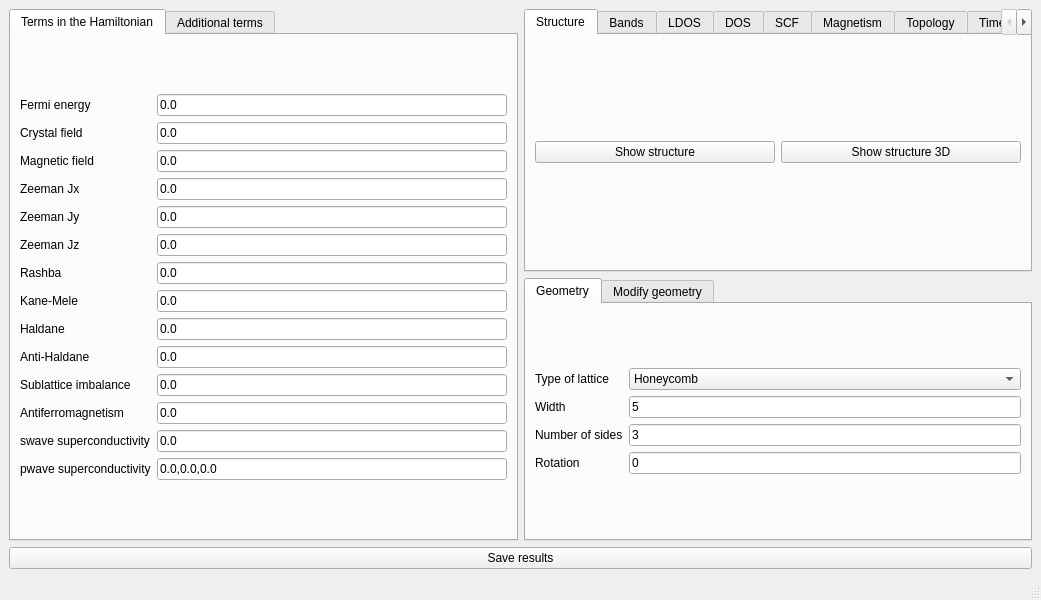
<?xml version="1.0" encoding="UTF-8"?>
<ui version="4.0">
 <class>MainWindow</class>
 <widget class="QMainWindow" name="MainWindow">
  <property name="geometry">
   <rect>
    <x>0</x>
    <y>0</y>
    <width>1041</width>
    <height>600</height>
   </rect>
  </property>
  <property name="minimumSize">
   <size>
    <width>878</width>
    <height>600</height>
   </size>
  </property>
  <property name="windowTitle">
   <string>0D systems</string>
  </property>
  <widget class="QWidget" name="centralwidget">
   <layout class="QGridLayout" name="gridLayout_3">
    <item row="0" column="0" rowspan="2">
     <widget class="QTabWidget" name="tabWidget_2">
      <property name="currentIndex">
       <number>0</number>
      </property>
      <widget class="QWidget" name="tab_3">
       <attribute name="title">
        <string>Terms in the Hamiltonian</string>
       </attribute>
       <layout class="QGridLayout" name="gridLayout_8">
        <item row="0" column="0">
         <layout class="QGridLayout" name="gridLayout">
          <item row="5" column="1">
           <widget class="QLineEdit" name="Bz">
            <property name="text">
             <string>0.0</string>
            </property>
           </widget>
          </item>
          <item row="3" column="1">
           <widget class="QLineEdit" name="Bx">
            <property name="text">
             <string>0.0</string>
            </property>
           </widget>
          </item>
          <item row="5" column="0">
           <widget class="QLabel" name="label_5">
            <property name="text">
             <string>Zeeman Jz</string>
            </property>
           </widget>
          </item>
          <item row="10" column="1">
           <widget class="QLineEdit" name="mAB">
            <property name="text">
             <string>0.0</string>
            </property>
           </widget>
          </item>
          <item row="4" column="1">
           <widget class="QLineEdit" name="By">
            <property name="text">
             <string>0.0</string>
            </property>
           </widget>
          </item>
          <item row="0" column="0">
           <widget class="QLabel" name="label">
            <property name="text">
             <string>Fermi energy</string>
            </property>
           </widget>
          </item>
          <item row="2" column="1">
           <widget class="QLineEdit" name="peierls">
            <property name="enabled">
             <bool>true</bool>
            </property>
            <property name="text">
             <string>0.0</string>
            </property>
           </widget>
          </item>
          <item row="7" column="1">
           <widget class="QLineEdit" name="kanemele">
            <property name="text">
             <string>0.0</string>
            </property>
           </widget>
          </item>
          <item row="8" column="0">
           <widget class="QLabel" name="label_24">
            <property name="text">
             <string>Haldane</string>
            </property>
           </widget>
          </item>
          <item row="9" column="1">
           <widget class="QLineEdit" name="antihaldane">
            <property name="text">
             <string>0.0</string>
            </property>
           </widget>
          </item>
          <item row="12" column="0">
           <widget class="QLabel" name="label_26">
            <property name="text">
             <string>swave superconductivity</string>
            </property>
           </widget>
          </item>
          <item row="0" column="1">
           <widget class="QLineEdit" name="fermi">
            <property name="enabled">
             <bool>true</bool>
            </property>
            <property name="text">
             <string>0.0</string>
            </property>
           </widget>
          </item>
          <item row="6" column="1">
           <widget class="QLineEdit" name="rashba">
            <property name="text">
             <string>0.0</string>
            </property>
           </widget>
          </item>
          <item row="8" column="1">
           <widget class="QLineEdit" name="haldane">
            <property name="text">
             <string>0.0</string>
            </property>
           </widget>
          </item>
          <item row="11" column="1">
           <widget class="QLineEdit" name="mAF">
            <property name="text">
             <string>0.0</string>
            </property>
           </widget>
          </item>
          <item row="6" column="0">
           <widget class="QLabel" name="label_10">
            <property name="text">
             <string>Rashba</string>
            </property>
           </widget>
          </item>
          <item row="7" column="0">
           <widget class="QLabel" name="label_11">
            <property name="text">
             <string>Kane-Mele</string>
            </property>
           </widget>
          </item>
          <item row="3" column="0">
           <widget class="QLabel" name="label_3">
            <property name="text">
             <string>Zeeman Jx</string>
            </property>
           </widget>
          </item>
          <item row="4" column="0">
           <widget class="QLabel" name="label_4">
            <property name="text">
             <string>Zeeman Jy</string>
            </property>
           </widget>
          </item>
          <item row="10" column="0">
           <widget class="QLabel" name="label_12">
            <property name="text">
             <string>Sublattice imbalance</string>
            </property>
           </widget>
          </item>
          <item row="2" column="0">
           <widget class="QLabel" name="label_14">
            <property name="text">
             <string>Magnetic field</string>
            </property>
           </widget>
          </item>
          <item row="12" column="1">
           <widget class="QLineEdit" name="swave">
            <property name="text">
             <string>0.0</string>
            </property>
           </widget>
          </item>
          <item row="11" column="0">
           <widget class="QLabel" name="label_13">
            <property name="text">
             <string>Antiferromagnetism</string>
            </property>
           </widget>
          </item>
          <item row="9" column="0">
           <widget class="QLabel" name="label_25">
            <property name="text">
             <string>Anti-Haldane</string>
            </property>
           </widget>
          </item>
          <item row="1" column="1">
           <widget class="QLineEdit" name="crystalfield">
            <property name="text">
             <string>0.0</string>
            </property>
           </widget>
          </item>
          <item row="1" column="0">
           <widget class="QLabel" name="label_17">
            <property name="text">
             <string>Crystal field</string>
            </property>
           </widget>
          </item>
          <item row="13" column="1">
           <widget class="QLineEdit" name="pwave">
            <property name="text">
             <string>0.0,0.0,0.0</string>
            </property>
           </widget>
          </item>
          <item row="13" column="0">
           <widget class="QLabel" name="label_37">
            <property name="text">
             <string>pwave superconductivity</string>
            </property>
           </widget>
          </item>
         </layout>
        </item>
       </layout>
      </widget>
      <widget class="QWidget" name="tab_14">
       <attribute name="title">
        <string>Additional terms</string>
       </attribute>
       <layout class="QGridLayout" name="gridLayout_25">
        <item row="0" column="0">
         <layout class="QGridLayout" name="gridLayout_24">
          <item row="1" column="0">
           <widget class="QLabel" name="label_36">
            <property name="text">
             <string>Third neighbor hopping</string>
            </property>
           </widget>
          </item>
          <item row="0" column="0">
           <widget class="QLabel" name="label_35">
            <property name="text">
             <string>Second neighbor hopping</string>
            </property>
           </widget>
          </item>
          <item row="0" column="1">
           <widget class="QLineEdit" name="t2">
            <property name="text">
             <string>0.0</string>
            </property>
           </widget>
          </item>
          <item row="1" column="1">
           <widget class="QLineEdit" name="t3">
            <property name="text">
             <string>0.0</string>
            </property>
           </widget>
          </item>
         </layout>
        </item>
       </layout>
      </widget>
     </widget>
    </item>
    <item row="1" column="1">
     <widget class="QTabWidget" name="tabWidget">
      <property name="currentIndex">
       <number>0</number>
      </property>
      <property name="documentMode">
       <bool>false</bool>
      </property>
      <property name="tabsClosable">
       <bool>false</bool>
      </property>
      <property name="movable">
       <bool>false</bool>
      </property>
      <widget class="QWidget" name="tab_2">
       <attribute name="title">
        <string>Geometry</string>
       </attribute>
       <layout class="QGridLayout" name="gridLayout_16">
        <item row="0" column="0">
         <layout class="QGridLayout" name="gridLayout_4">
          <item row="3" column="0">
           <widget class="QLabel" name="label_7">
            <property name="text">
             <string>Rotation</string>
            </property>
           </widget>
          </item>
          <item row="2" column="1">
           <widget class="QLineEdit" name="nsides">
            <property name="text">
             <string>3</string>
            </property>
           </widget>
          </item>
          <item row="2" column="0">
           <widget class="QLabel" name="label_6">
            <property name="text">
             <string>Number of sides</string>
            </property>
           </widget>
          </item>
          <item row="0" column="0">
           <widget class="QLabel" name="label_8">
            <property name="text">
             <string>Type of lattice</string>
            </property>
           </widget>
          </item>
          <item row="0" column="1">
           <widget class="QComboBox" name="lattice">
            <item>
             <property name="text">
              <string>Honeycomb</string>
             </property>
            </item>
            <item>
             <property name="text">
              <string>Square</string>
             </property>
            </item>
            <item>
             <property name="text">
              <string>Triangular</string>
             </property>
            </item>
            <item>
             <property name="text">
              <string>Kagome</string>
             </property>
            </item>
            <item>
             <property name="text">
              <string>Lieb</string>
             </property>
            </item>
           </widget>
          </item>
          <item row="1" column="0">
           <widget class="QLabel" name="label_2">
            <property name="text">
             <string>Width</string>
            </property>
           </widget>
          </item>
          <item row="1" column="1">
           <widget class="QLineEdit" name="width">
            <property name="text">
             <string>5</string>
            </property>
           </widget>
          </item>
          <item row="3" column="1">
           <widget class="QLineEdit" name="rotation">
            <property name="text">
             <string>0</string>
            </property>
           </widget>
          </item>
         </layout>
        </item>
       </layout>
      </widget>
      <widget class="QWidget" name="tab_8">
       <attribute name="title">
        <string>Modify geometry</string>
       </attribute>
       <layout class="QHBoxLayout" name="horizontalLayout_2">
        <item>
         <layout class="QGridLayout" name="gridLayout_15">
          <item row="0" column="0">
           <widget class="QCheckBox" name="remove_single_bonded">
            <property name="toolTip">
             <string>Remove atoms that have a single bond in the structure</string>
            </property>
            <property name="text">
             <string>Remove single bonds</string>
            </property>
            <property name="checked">
             <bool>true</bool>
            </property>
           </widget>
          </item>
          <item row="1" column="0">
           <widget class="QCheckBox" name="remove_selected">
            <property name="text">
             <string>Remove selected atoms</string>
            </property>
           </widget>
          </item>
          <item row="2" column="0">
           <widget class="QPushButton" name="select_atoms_removal">
            <property name="text">
             <string>Select atoms to remove</string>
            </property>
           </widget>
          </item>
         </layout>
        </item>
       </layout>
      </widget>
     </widget>
    </item>
    <item row="0" column="1">
     <widget class="QTabWidget" name="tabWidget_3">
      <property name="currentIndex">
       <number>0</number>
      </property>
      <widget class="QWidget" name="tab_4">
       <attribute name="title">
        <string>Structure</string>
       </attribute>
       <layout class="QHBoxLayout" name="horizontalLayout">
        <item>
         <widget class="QPushButton" name="show_structure">
          <property name="text">
           <string>Show structure</string>
          </property>
         </widget>
        </item>
        <item>
         <widget class="QPushButton" name="show_structure_3d">
          <property name="text">
           <string>Show structure 3D</string>
          </property>
         </widget>
        </item>
       </layout>
      </widget>
      <widget class="QWidget" name="tab_5">
       <attribute name="title">
        <string>Bands</string>
       </attribute>
       <layout class="QGridLayout" name="gridLayout_9">
        <item row="0" column="0">
         <widget class="QPushButton" name="show_bands">
          <property name="text">
           <string>Band structure</string>
          </property>
         </widget>
        </item>
        <item row="1" column="0">
         <layout class="QGridLayout" name="gridLayout_2">
          <item row="0" column="0">
           <widget class="QLabel" name="label_15">
            <property name="text">
             <string>Operator</string>
            </property>
           </widget>
          </item>
          <item row="0" column="1">
           <widget class="QComboBox" name="bands_color">
            <property name="currentIndex">
             <number>0</number>
            </property>
            <item>
             <property name="text">
              <string>None</string>
             </property>
            </item>
            <item>
             <property name="text">
              <string>Sx</string>
             </property>
            </item>
            <item>
             <property name="text">
              <string>Sy</string>
             </property>
            </item>
            <item>
             <property name="text">
              <string>Sz</string>
             </property>
            </item>
            <item>
             <property name="text">
              <string>Valley</string>
             </property>
            </item>
            <item>
             <property name="text">
              <string>IPR</string>
             </property>
            </item>
            <item>
             <property name="text">
              <string>Bulk</string>
             </property>
            </item>
            <item>
             <property name="text">
              <string>Edge</string>
             </property>
            </item>
           </widget>
          </item>
         </layout>
        </item>
       </layout>
      </widget>
      <widget class="QWidget" name="tab_7">
       <attribute name="title">
        <string>LDOS</string>
       </attribute>
       <layout class="QGridLayout" name="gridLayout_11">
        <item row="0" column="0">
         <layout class="QGridLayout" name="gridLayout_6">
          <item row="1" column="1">
           <widget class="QLineEdit" name="multildos_delta">
            <property name="text">
             <string>0.03</string>
            </property>
           </widget>
          </item>
          <item row="1" column="0">
           <widget class="QLabel" name="label_20">
            <property name="text">
             <string>Smearing</string>
            </property>
           </widget>
          </item>
          <item row="0" column="0">
           <widget class="QLabel" name="label_19">
            <property name="text">
             <string>Energy window</string>
            </property>
           </widget>
          </item>
          <item row="0" column="1">
           <widget class="QLineEdit" name="multildos_ewindow">
            <property name="text">
             <string>1.5</string>
            </property>
           </widget>
          </item>
          <item row="4" column="0" colspan="2">
           <widget class="QPushButton" name="show_interactive_ldos">
            <property name="text">
             <string>Show LDOS</string>
            </property>
           </widget>
          </item>
          <item row="2" column="0">
           <widget class="QLabel" name="label_30">
            <property name="text">
             <string>Basis</string>
            </property>
           </widget>
          </item>
          <item row="2" column="1">
           <widget class="QComboBox" name="basis_ldos">
            <property name="toolTip">
             <string>Choose the basis of the LDOS, projection onto the tight binding basis, or directly in true real space assuming a certain atomic-like wavefunction</string>
            </property>
            <item>
             <property name="text">
              <string>Tight binding</string>
             </property>
            </item>
            <item>
             <property name="text">
              <string>Real space atomic orbitals</string>
             </property>
            </item>
           </widget>
          </item>
          <item row="3" column="0">
           <widget class="QLabel" name="label_31">
            <property name="text">
             <string>Local orbital radii</string>
            </property>
           </widget>
          </item>
          <item row="3" column="1">
           <widget class="QLineEdit" name="ratomic_ldos">
            <property name="toolTip">
             <string>Radii of the atomic-like wavefunctions put in every site. Only affects the result for ht eBasis &quot;Real space atomic orbitals&quot;</string>
            </property>
            <property name="text">
             <string>1.5</string>
            </property>
           </widget>
          </item>
         </layout>
        </item>
       </layout>
      </widget>
      <widget class="QWidget" name="tab_9">
       <attribute name="title">
        <string>DOS</string>
       </attribute>
       <layout class="QGridLayout" name="gridLayout_18">
        <item row="0" column="0">
         <layout class="QGridLayout" name="gridLayout_17">
          <item row="0" column="0">
           <widget class="QLabel" name="label_16">
            <property name="text">
             <string>Smearing</string>
            </property>
           </widget>
          </item>
          <item row="0" column="1">
           <widget class="QLineEdit" name="dos_delta">
            <property name="text">
             <string>0.01</string>
            </property>
           </widget>
          </item>
          <item row="1" column="1">
           <widget class="QLineEdit" name="dos_ewindow">
            <property name="text">
             <string>4.0</string>
            </property>
           </widget>
          </item>
          <item row="1" column="0">
           <widget class="QLabel" name="label_41">
            <property name="text">
             <string>Energy window</string>
            </property>
           </widget>
          </item>
         </layout>
        </item>
        <item row="1" column="0">
         <widget class="QPushButton" name="show_dos">
          <property name="text">
           <string>Density of states</string>
          </property>
         </widget>
        </item>
       </layout>
      </widget>
      <widget class="QWidget" name="tab">
       <attribute name="title">
        <string>SCF</string>
       </attribute>
       <layout class="QGridLayout" name="gridLayout_5">
        <item row="0" column="0">
         <widget class="QTabWidget" name="tabWidget_4">
          <property name="currentIndex">
           <number>0</number>
          </property>
          <widget class="QWidget" name="tab_12">
           <attribute name="title">
            <string>Basic</string>
           </attribute>
           <layout class="QGridLayout" name="gridLayout_14">
            <item row="0" column="0" colspan="2">
             <layout class="QGridLayout" name="gridLayout_10">
              <item row="0" column="1">
               <widget class="QComboBox" name="scf_initialization">
                <item>
                 <property name="text">
                  <string>antiferro</string>
                 </property>
                </item>
                <item>
                 <property name="text">
                  <string>ferroX</string>
                 </property>
                </item>
                <item>
                 <property name="text">
                  <string>ferroY</string>
                 </property>
                </item>
                <item>
                 <property name="text">
                  <string>ferroZ</string>
                 </property>
                </item>
                <item>
                 <property name="text">
                  <string>random</string>
                 </property>
                </item>
               </widget>
              </item>
              <item row="0" column="0">
               <widget class="QLabel" name="label_22">
                <property name="text">
                 <string>Initialization</string>
                </property>
               </widget>
              </item>
              <item row="1" column="0" colspan="2">
               <layout class="QHBoxLayout" name="horizontalLayout_3">
                <item>
                 <widget class="QLabel" name="label_21">
                  <property name="text">
                   <string>U</string>
                  </property>
                 </widget>
                </item>
                <item>
                 <widget class="QLineEdit" name="U">
                  <property name="toolTip">
                   <string>Local Hubbard interaction</string>
                  </property>
                  <property name="text">
                   <string>2.0</string>
                  </property>
                 </widget>
                </item>
                <item>
                 <widget class="QLabel" name="label_23">
                  <property name="text">
                   <string>V1</string>
                  </property>
                 </widget>
                </item>
                <item>
                 <widget class="QLineEdit" name="V1">
                  <property name="toolTip">
                   <string>First neighbor interaction</string>
                  </property>
                  <property name="text">
                   <string>0.0</string>
                  </property>
                 </widget>
                </item>
                <item>
                 <widget class="QLabel" name="label_40">
                  <property name="text">
                   <string>V2</string>
                  </property>
                 </widget>
                </item>
                <item>
                 <widget class="QLineEdit" name="V2">
                  <property name="toolTip">
                   <string>Second neighbor interaction</string>
                  </property>
                  <property name="text">
                   <string>0.0</string>
                  </property>
                 </widget>
                </item>
               </layout>
              </item>
              <item row="2" column="0" colspan="2">
               <layout class="QGridLayout" name="gridLayout_7">
                <item row="0" column="2">
                 <widget class="QLabel" name="label_29">
                  <property name="text">
                   <string>Extra electron</string>
                  </property>
                 </widget>
                </item>
                <item row="0" column="1">
                 <widget class="QLineEdit" name="filling_scf">
                  <property name="text">
                   <string>0.5</string>
                  </property>
                 </widget>
                </item>
                <item row="0" column="0">
                 <widget class="QLabel" name="label_28">
                  <property name="text">
                   <string>FIlling</string>
                  </property>
                 </widget>
                </item>
                <item row="0" column="3">
                 <widget class="QLineEdit" name="extra_electron">
                  <property name="text">
                   <string>0.0</string>
                  </property>
                 </widget>
                </item>
               </layout>
              </item>
             </layout>
            </item>
            <item row="1" column="0">
             <widget class="QCheckBox" name="do_scf">
              <property name="text">
               <string>Include mean field</string>
              </property>
             </widget>
            </item>
            <item row="1" column="1">
             <widget class="QPushButton" name="solve_scf">
              <property name="text">
               <string>Solve SCF</string>
              </property>
             </widget>
            </item>
           </layout>
          </widget>
          <widget class="QWidget" name="tab_11">
           <attribute name="title">
            <string>Convergence</string>
           </attribute>
           <layout class="QGridLayout" name="gridLayout_21">
            <item row="0" column="0">
             <layout class="QGridLayout" name="gridLayout_12">
              <item row="0" column="0">
               <widget class="QLabel" name="label_32">
                <property name="text">
                 <string>Mixing</string>
                </property>
               </widget>
              </item>
              <item row="1" column="0">
               <widget class="QLabel" name="label_27">
                <property name="text">
                 <string># of kpoints</string>
                </property>
               </widget>
              </item>
              <item row="1" column="1">
               <widget class="QLineEdit" name="nk_scf">
                <property name="text">
                 <string>10</string>
                </property>
               </widget>
              </item>
              <item row="0" column="1">
               <widget class="QLineEdit" name="mix_scf">
                <property name="text">
                 <string>0.1</string>
                </property>
               </widget>
              </item>
              <item row="2" column="0">
               <widget class="QLabel" name="label_33">
                <property name="text">
                 <string>Smearing</string>
                </property>
               </widget>
              </item>
              <item row="2" column="1">
               <widget class="QLineEdit" name="smearing_scf">
                <property name="text">
                 <string>0.01</string>
                </property>
               </widget>
              </item>
             </layout>
            </item>
           </layout>
          </widget>
         </widget>
        </item>
       </layout>
      </widget>
      <widget class="QWidget" name="tab_6">
       <attribute name="title">
        <string>Magnetism</string>
       </attribute>
       <layout class="QGridLayout" name="gridLayout_13">
        <item row="0" column="0">
         <widget class="QPushButton" name="show_magnetism">
          <property name="text">
           <string>Show magnetism</string>
          </property>
         </widget>
        </item>
       </layout>
      </widget>
      <widget class="QWidget" name="tab_13">
       <attribute name="title">
        <string>Topology</string>
       </attribute>
       <layout class="QGridLayout" name="gridLayout_23">
        <item row="0" column="0">
         <layout class="QGridLayout" name="gridLayout_22">
          <item row="0" column="1">
           <widget class="QComboBox" name="operator_chern">
            <item>
             <property name="text">
              <string>None</string>
             </property>
            </item>
            <item>
             <property name="text">
              <string>Valley</string>
             </property>
            </item>
            <item>
             <property name="text">
              <string>Sz</string>
             </property>
            </item>
           </widget>
          </item>
          <item row="0" column="0">
           <widget class="QLabel" name="label_34">
            <property name="text">
             <string>Operator</string>
            </property>
           </widget>
          </item>
          <item row="1" column="0" colspan="2">
           <widget class="QPushButton" name="show_local_chern">
            <property name="text">
             <string>Show local Chern number</string>
            </property>
           </widget>
          </item>
         </layout>
        </item>
       </layout>
      </widget>
      <widget class="QWidget" name="tab_10">
       <attribute name="title">
        <string>Time evolution</string>
       </attribute>
       <layout class="QGridLayout" name="gridLayout_20">
        <item row="0" column="0" colspan="2">
         <layout class="QGridLayout" name="gridLayout_19">
          <item row="0" column="1">
           <widget class="QLineEdit" name="tmax_time_evolution">
            <property name="text">
             <string>50</string>
            </property>
           </widget>
          </item>
          <item row="0" column="0">
           <widget class="QLabel" name="label_9">
            <property name="text">
             <string>Maximum time</string>
            </property>
           </widget>
          </item>
          <item row="1" column="1">
           <widget class="QComboBox" name="channel_time_evolution">
            <item>
             <property name="text">
              <string>Up</string>
             </property>
            </item>
            <item>
             <property name="text">
              <string>Down</string>
             </property>
            </item>
           </widget>
          </item>
          <item row="1" column="0">
           <widget class="QLabel" name="label_18">
            <property name="text">
             <string>Channel</string>
            </property>
           </widget>
          </item>
         </layout>
        </item>
        <item row="1" column="0">
         <widget class="QPushButton" name="select_atom_time_evolution">
          <property name="text">
           <string>Select atom</string>
          </property>
         </widget>
        </item>
        <item row="1" column="1">
         <widget class="QPushButton" name="show_time_evolution">
          <property name="text">
           <string>Perform time evolution</string>
          </property>
         </widget>
        </item>
       </layout>
      </widget>
     </widget>
    </item>
    <item row="2" column="0" colspan="2">
     <widget class="QPushButton" name="save_results">
      <property name="toolTip">
       <string>Save all the results in a local folder called QH_save, pressing the button overrides the folder!</string>
      </property>
      <property name="text">
       <string>Save results</string>
      </property>
     </widget>
    </item>
   </layout>
  </widget>
  <widget class="QMenuBar" name="menubar">
   <property name="geometry">
    <rect>
     <x>0</x>
     <y>0</y>
     <width>1041</width>
     <height>20</height>
    </rect>
   </property>
  </widget>
  <widget class="QStatusBar" name="statusbar"/>
 </widget>
 <resources/>
 <connections/>
</ui>
